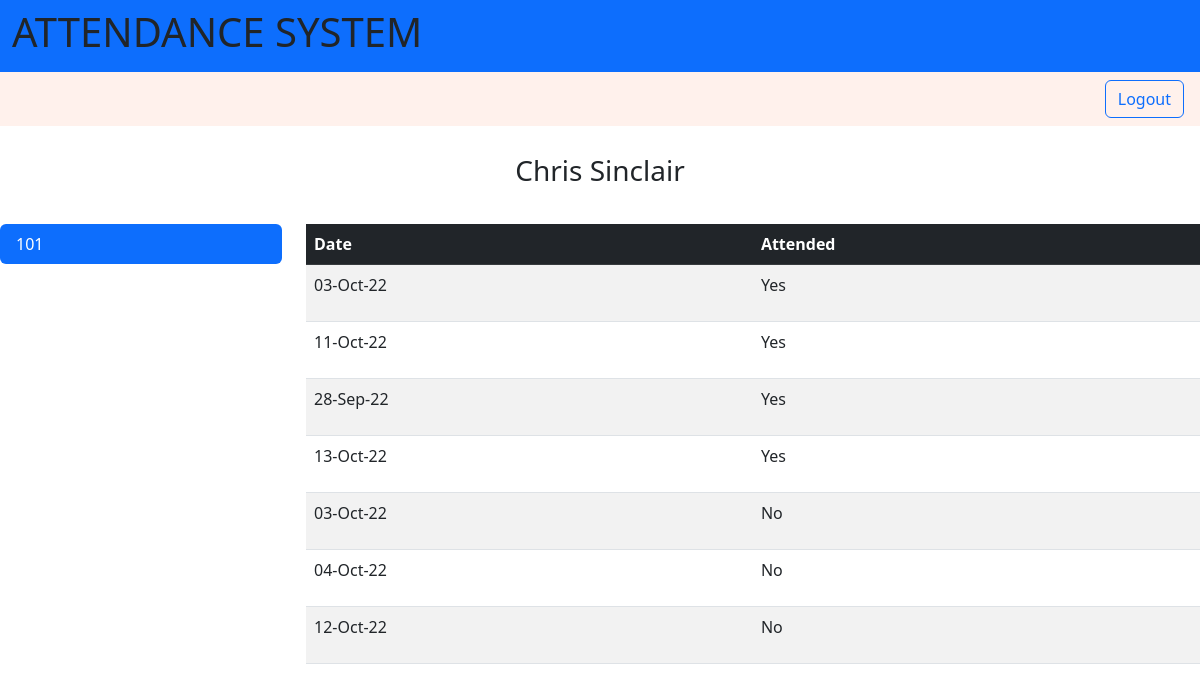
The page /student/attendance/ (signed in) on the database as committed earlier.
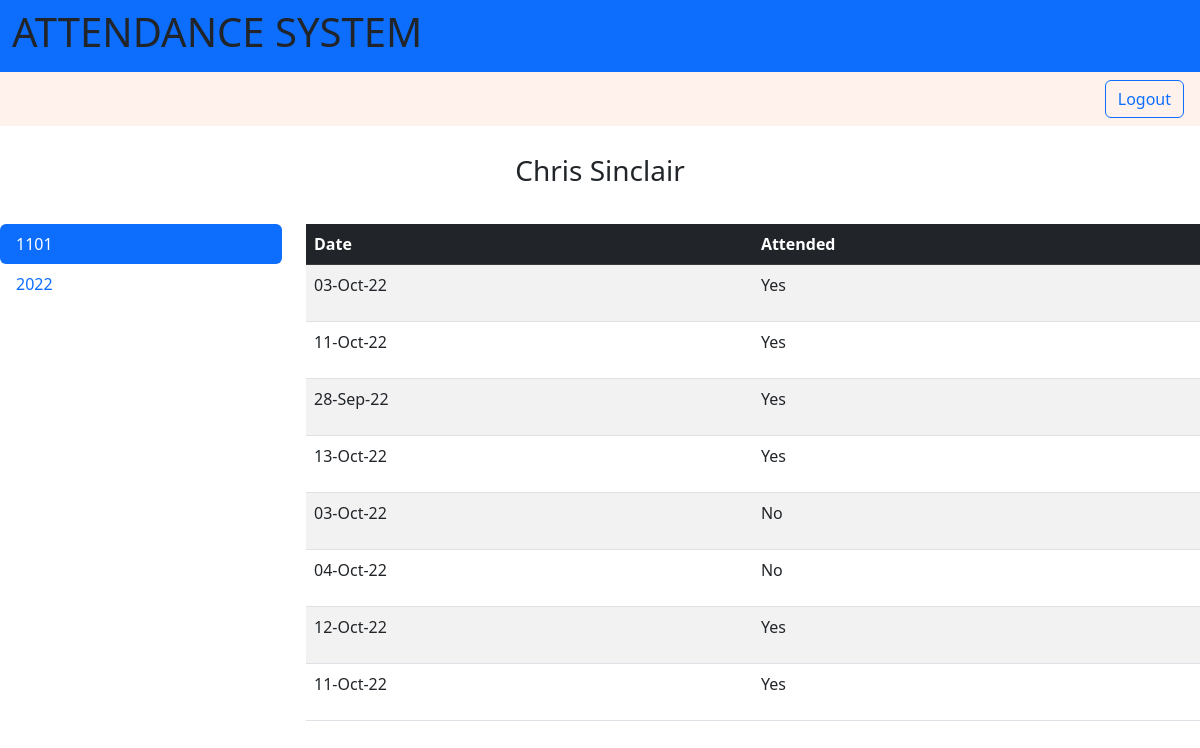
The same page on the database as committed later.
### attendance/models.py (models this page shows, shortened)
class Attendance(models.Model):
    student = models.ForeignKey(Student, on_delete=models.CASCADE, default=False)
    attendance = models.BooleanField(default=False)
    theClass = models.ForeignKey(Class, on_delete=models.CASCADE)
    collegeDay = models.ForeignKey(CollegeDay, on_delete=models.CASCADE)

class CollegeDay(models.Model):
    date = models.DateField()
    theClass = models.ManyToManyField(Class, through='Attendance', null=True)

### attendance/views.py (the view)
# urls.py: path('student/attendance/',studentAttendance, name='student_attendance'),
def studentAttendance(request):
    user = request.user;
    student = Student.objects.get(user=user)
    attendance = Attendance.objects.filter(student=student).order_by('theClass__number')
    theClasses = attendance.values_list('theClass__number').order_by().distinct()
    theClass = list()
    for oldClass in theClasses:
        tempClass = oldClass.__str__()
        theClass.append(tempClass[1:len(tempClass)-2])
    context = {'user': user,
               'student': student,
               'attendance': attendance,
               'class': theClass}
    return render(request, 'student_attendance.html', context)

### attendance/templates/student_attendance.html (shortened to what this page needs)
{% extends "base.html" %}
{% block content %}
    <section class="mt-2 p-3 d-flex justify-content-center pb-4">
        <div class="col-0  m-1">
            <h3>{{ student.user.first_name }} {{ student.user.last_name }}</h3>
        </div>
    </section>
    <div class="row">
        <div class="col-3">
            <div class="nav flex-column nav-pills" id="v-pills-tab" role="tablist" aria-orientation="vertical">
                {% for theClass in class %}
                    {% if forloop.counter == 1 %}
                    <a class="nav-link active" id="v-pills-home-tab" data-toggle="pill" href="#{{ theClass }}"
                       role="tab" aria-controls="v-pills-home" aria-selected="true">
                    {% else %}
                    <a class="nav-link" id="v-pills-profile-tab" data-toggle="pill" href="#{{ theClass }}"
                       role="tab" aria-controls="v-pills-profile" aria-selected="false">
                    {% endif %}
                    {{ theClass }}</a>
                {% endfor %}
            </div>
        </div>
        <div class="col-9 tab-content" id="v-pills-tabContent">
            {% for theClass in class %}
                {% if forloop.counter == 1 %}
                <div class="tab-pane fade show active" id="{{ theClass }}" role="tabpanel" aria-labelledby="v-pills-home-tab">
                {% else %}
                <div class="tab-pane fade" id="{{ theClass }}" role="tabpanel" aria-labelledby="v-pills-profile-tab">
                {% endif %}
                    <div class="table-responsive table-scroll" data-mdb-perfect-scrollbar="true" style="position: relative; height: 600px">
                    <table class="table table-striped mb-0 card-body p-0">
                        <thead class="table-dark  ">
                        <tr>
                            <th scope="col">Date</th>
                            <th scope="col">Attended</th>
                        </tr>
                        </thead>
                        {% for attendStudent in attendance %}
                            <tr>
                                <td>{{ attendStudent.collegeDay.date|date:'d-M-y' }}</td>
                                <td>
                                    {% if attendStudent.attendance %}
                                        <p>Yes</p>
                                    {% else %}
                                        <p>No</p>
                                    {% endif %}
                                </td>
                            </tr>
                        {% endfor %}
                        </table>
                    </div>
                {% endfor %}
            </div>
        </div>
    </div>
    </div>
{% endblock %}

Rows that differ between the two databases and show on the page:
changed Attendance "12-Oct-22": attendance False → True (drawn)
added Attendance: collegeDay "11-Oct-22", attendance "Yes"
Other text that changed with them:
new list line: "1101"
new list line: "2022"
list line gone: "No"
new list line: "Yes"
list line gone: "101"
